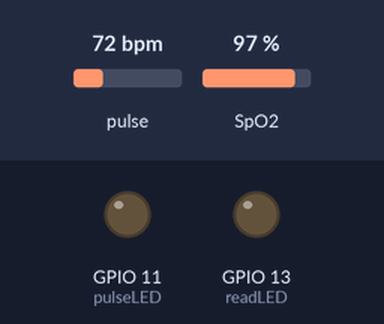
Bench run of a program on a simulated ESP32. Shown: output pins drawn as LEDs (lit = HIGH). Inputs (shaded band) come from the test bench; at power-on: pulse 72 bpm, SpO2 97 %. WiFi joins after 1.5 s; servers stay silent unless stated; what the program prints to the serial monitor is not drawn.

Above: at 1.55 s.
Timing chart, 0 to 4.5 s (numbered marks = the images above):
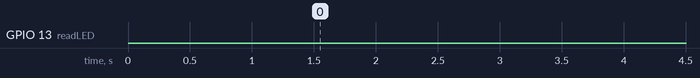

Measured:
- by itself, everything shown: repeats every 6.0 s, in 30 steps

The program:

main.cpp
```cpp
#include <Wire.h>
#include "MAX30105.h"
#include "spo2_algorithm.h"
#include <WiFi.h>
#include <AsyncTCP.h>
#include <ESPAsyncWebServer.h>
MAX30105 particleSensor;
#define MAX_BRIGHTNESS 255
// WiFi config
const char *SSID = "your_wifi_ssid";
const char *PWD = "wifi_pwd";
// Web server running on port 80
AsyncWebServer server(80);
// Async Events
AsyncEventSource events("/events");
const char index_html[] PROGMEM = R"rawliteral(
<!DOCTYPE html>
<html>
<head>
  <meta name="viewport" content="width=device-width, initial-scale=1">  <title>ESP32 Heart</title>
  <script type="text/javascript" src="https://www.gstatic.com/charts/loader.js"></script>
  <script language="javascript">

    google.charts.load('current', {'packages':['gauge']});
    google.charts.setOnLoadCallback(drawChart);

    var chartHR;
    var chartSPOO2;
    var optionsHR;
    var optionsSPO2;
    var dataHR;
    var dataSPO2;
    function drawChart() {
        dataHR = google.visualization.arrayToDataTable([
          ['Label', 'Value'],
          ['HR', 0]
        ]);

        optionsHR = {
          min:40, max:230,
          width: 400, height: 120,
          greenColor: '#68A2DE',
          greenFrom: 40, greenTo: 90,
          yellowFrom: 91, yellowTo: 150,
          redFrom:151, redTo:230,
          minorTicks: 5
        };

        chartHR = new google.visualization.Gauge(document.getElementById('chart_div_hr'));


        dataSPO2 = google.visualization.arrayToDataTable([
          ['Label', 'Value'],
          ['SPO2', 0]
        ]);

        optionsSPO2 = {
          min:0, max:100,
          width: 400, height: 120,
          greenColor: '#68A2DE',
          greenFrom: 0, greenTo: 100,
          minorTicks: 5
        };

        chartSPO2 = new google.visualization.Gauge(document.getElementById('chart_div_spo2'));


        chartHR.draw(dataHR, optionsHR);
        chartSPO2.draw(dataSPO2, optionsSPO2);

   }

   if (!!window.EventSource) {
     var source = new EventSource('/events');
     source.addEventListener('open', function(e) {
        console.log("Events Connected");
     }, false);
     source.addEventListener('error', function(e) {
        if (e.target.readyState != EventSource.OPEN) {
          console.log("Events Disconnected");
        }
     }, false);
    source.addEventListener('message', function(e) {
        console.log("message", e.data);
    }, false);
    source.addEventListener('hr', function(e) {
        dataHR.setValue(0,1, e.data);
        chartHR.draw(dataHR, optionsHR);
    }, false);

   source.addEventListener('spo2', function(e) {
        dataSPO2.setValue(0,1, e.data);
        chartSPO2.draw(dataSPO2, optionsSPO2);
    }, false);
}
  </script>

  <style>
    .card {
      box-shadow: 0 4px 8px 0 rgba(0,0,0,0.2);
      transition: 0.3s;
      border-radius: 5px; /* 5px rounded corners */
   }
   /* On mouse-over, add a deeper shadow */
  .card:hover {
    box-shadow: 0 8px 16px 0 rgba(0,0,0,0.2);
  }
  /* Add some padding inside the card container */
  .container {
    padding: 2px 16px;
  }
  </style>
</head>
<body>
  <h2>ESP32 Heart</h2>
  <div class="content">
    <div class="card">
     <div class="container">
       <div id="chart_div_hr" style="width: 400px; height: 120px;"></div>
       <div id="chart_div_spo2" style="width: 400px; height: 120px;"></div>
  </div>
</div>
  </div>
</body>
</html>
)rawliteral";
uint32_t irBuffer[100]; //infrared LED sensor data
uint32_t redBuffer[100];  //red LED sensor data
int32_t bufferLength; //data length
int32_t spo2; //SPO2 value
int8_t validSPO2; //indicator to show if the SPO2 calculation is valid
int32_t heartRate; //heart rate value
int8_t validHeartRate; //indicator to show if the heart rate calculation is valid
byte pulseLED = 11; //Must be on PWM pin
byte readLED = 13; //Blinks with each data read

 // last time SSE
long last_sse = 0;
void connectToWiFi() {
  Serial.print("Connecting to ");
  Serial.println(SSID);

  WiFi.begin(SSID, PWD);

  while (WiFi.status() != WL_CONNECTED) {
    Serial.print(".");
    delay(500);
    // we can even make the ESP32 to sleep
  }

  Serial.print("Connected. IP: ");
  Serial.println(WiFi.localIP());
}
void configureEvents() {
  events.onConnect([](AsyncEventSourceClient *client){
    if(client->lastId()){
      Serial.printf("Client connections. Id: %u\n", client->lastId());
    }
    // and set reconnect delay to 1 second
    client->send("hello from ESP32",NULL,millis(),1000);
  });
  server.addHandler(&events);
}
void setup()
{
  Serial.begin(115200); // initialize serial communication at 115200 bits per second:
  pinMode(pulseLED, OUTPUT);
  pinMode(readLED, OUTPUT);
  // Initialize sensor
  if (!particleSensor.begin(Wire, I2C_SPEED_FAST)) //Use default I2C port, 400kHz speed
  {
    Serial.println(F("MAX30105 was not found. Please check wiring/power."));
    while (1);
  }

  byte ledBrightness = 60; //Options: 0=Off to 255=50mA
  byte sampleAverage = 4; //Options: 1, 2, 4, 8, 16, 32
  byte ledMode = 2; //Options: 1 = Red only, 2 = Red + IR, 3 = Red + IR + Green
  byte sampleRate = 100; //Options: 50, 100, 200, 400, 800, 1000, 1600, 3200
  int pulseWidth = 411; //Options: 69, 118, 215, 411
  int adcRange = 4096; //Options: 2048, 4096, 8192, 16384

  particleSensor.setup(ledBrightness, sampleAverage, ledMode, sampleRate, pulseWidth, adcRange); //Configure sensor with these settings
  connectToWiFi();
  server.on("/", HTTP_GET, [](AsyncWebServerRequest *request){
    request->send_P(200, "text/html", index_html, NULL);
  });
  configureEvents();
  server.begin();
}
void loop()
{
  bufferLength = 100; //buffer length of 100 stores 4 seconds of samples running at 25sps
  //read the first 100 samples, and determine the signal range
  for (byte i = 0 ; i < bufferLength ; i++)
  {
    while (particleSensor.available() == false) //do we have new data?
      particleSensor.check(); //Check the sensor for new data
    redBuffer[i] = particleSensor.getRed();
    irBuffer[i] = particleSensor.getIR();
    particleSensor.nextSample(); //We're finished with this sample so move to next sample
   //Serial.print(F("red="));
   // Serial.print(redBuffer[i], DEC);
   // Serial.print(F(", ir="));
   // Serial.println(irBuffer[i], DEC);
  }
  //calculate heart rate and SpO2 after first 100 samples (first 4 seconds of samples)
  maxim_heart_rate_and_oxygen_saturation(irBuffer, bufferLength, redBuffer, &spo2, &validSPO2, &heartRate, &validHeartRate);
  //Continuously taking samples from MAX30102.  Heart rate and SpO2 are calculated every 1 second
  while (1)
  {
    //dumping the first 25 sets of samples in the memory and shift the last 75 sets of samples to the top
    for (byte i = 25; i < 100; i++)
    {
      redBuffer[i - 25] = redBuffer[i];
      irBuffer[i - 25] = irBuffer[i];
    }
    //take 25 sets of samples before calculating the heart rate.
    for (byte i = 75; i < 100; i++)
    {
      while (particleSensor.available() == false) //do we have new data?
        particleSensor.check(); //Check the sensor for new data
      digitalWrite(readLED, !digitalRead(readLED)); //Blink onboard LED with every data read
      redBuffer[i] = particleSensor.getRed();
      irBuffer[i] = particleSensor.getIR();

      particleSensor.nextSample(); //We're finished with this sample so move to next sample
    }
    if (millis() - last_sse > 2000) {
      if (validSPO2 == 1) {
        events.send(String(spo2).c_str(), "spo2", millis());
        Serial.println("Send event SPO2");
        Serial.print(F("SPO2="));
        Serial.println(spo2, DEC);
      }
      if (validHeartRate == 1) {
         events.send(String(heartRate).c_str(), "hr", millis());
         Serial.println("Send event HR");
         Serial.print(F("HR="));
         Serial.println(heartRate, DEC);
      }
      last_sse = millis();
    }
    //After gathering 25 new samples recalculate HR and SP02
    maxim_heart_rate_and_oxygen_saturation(irBuffer, bufferLength, redBuffer, &spo2, &validSPO2, &heartRate, &validHeartRate);

  }
}
```
